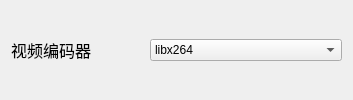
                                      <widget class="QWidget" name="widget_17" native="true">
                                       <layout class="QHBoxLayout" name="horizontalLayout_15">
                                        <item>
                                         <widget class="QLabel" name="encoderLabel">
                                          <property name="font">
                                           <font>
                                            <pointsize>12</pointsize>
                                           </font>
                                          </property>
                                          <property name="text">
                                           <string>视频编码器</string>
                                          </property>
                                         </widget>
                                        </item>
                                        <item>
                                         <spacer name="horizontalSpacer_9">
                                          <property name="orientation">
                                           <enum>Qt::Orientation::Horizontal</enum>
                                          </property>
                                          <property name="sizeHint" stdset="0">
                                           <size>
                                            <width>40</width>
                                            <height>20</height>
                                           </size>
                                          </property>
                                         </spacer>
                                        </item>
                                        <item>
                                         <widget class="QLabel" name="label_54">
                                          <property name="maximumSize">
                                           <size>
                                            <width>25</width>
                                            <height>25</height>
                                           </size>
                                          </property>
                                          <property name="toolTip">
                                           <string>&lt;html&gt;&lt;head/&gt;&lt;body&gt;&lt;p&gt;&lt;span style=&quot; font-weight:700;&quot;&gt;编码器：&lt;/span&gt;&lt;/p&gt;&lt;p&gt;- 视频压缩算法，最常用的是 libx264&lt;/p&gt;&lt;p&gt;- 未标注设备的编码器均为 CPU 编码器。&lt;/p&gt;&lt;p&gt;- &lt;span style=&quot; font-weight:700; text-decoration: underline;&quot;&gt;有损编码器：&lt;/span&gt;&lt;/p&gt;&lt;p&gt;- libx264（&lt;span style=&quot; font-weight:700;&quot;&gt;mkv, mp4, mov, avi&lt;/span&gt;）&lt;/p&gt;&lt;p&gt;- libx265（&lt;span style=&quot; font-weight:700;&quot;&gt;mkv, mp4, mov&lt;/span&gt;）&lt;/p&gt;&lt;p&gt;- vp9（&lt;span style=&quot; font-weight:700;&quot;&gt;mkv, webm&lt;/span&gt;）&lt;/p&gt;&lt;p&gt;- av1（&lt;span style=&quot; font-weight:700;&quot;&gt;mkv, mp4, webm&lt;/span&gt;）&lt;/p&gt;&lt;p&gt;- &lt;span style=&quot; font-weight:700; text-decoration: underline;&quot;&gt;无损编码器：&lt;/span&gt;&lt;/p&gt;&lt;p&gt;- prores（&lt;span style=&quot; font-weight:700;&quot;&gt;mkv, mov&lt;/span&gt;）&lt;/p&gt;&lt;p&gt;- ffv1（&lt;span style=&quot; font-weight:700;&quot;&gt;mkv, avi&lt;/span&gt;）&lt;/p&gt;&lt;/body&gt;&lt;/html&gt;</string>
                                          </property>
                                          <property name="text">
                                           <string/>
                                          </property>
                                          <property name="pixmap">
                                           <pixmap resource="resources.qrc">:/icons/icons/info.svg</pixmap>
                                          </property>
                                          <property name="scaledContents">
                                           <bool>true</bool>
                                          </property>
                                         </widget>
                                        </item>
                                        <item>
                                         <widget class="QComboBox" name="encoder">
                                          <property name="minimumSize">
                                           <size>
                                            <width>0</width>
                                            <height>0</height>
                                           </size>
                                          </property>
                                          <item>
                                           <property name="text">
                                            <string>libx264</string>
                                           </property>
                                          </item>
                                          <item>
                                           <property name="text">
                                            <string>libx265</string>
                                           </property>
                                          </item>
                                          <item>
                                           <property name="text">
                                            <string>vp9</string>
                                           </property>
                                          </item>
                                          <item>
                                           <property name="text">
                                            <string>av1</string>
                                           </property>
                                          </item>
                                          <item>
                                           <property name="text">
                                            <string>prores</string>
                                           </property>
                                          </item>
                                          <item>
                                           <property name="text">
                                            <string>ffv1</string>
                                           </property>
                                          </item>
                                          <item>
                                           <property name="text">
                                            <string>utvideo</string>
                                           </property>
                                          </item>
                                          <item>
                                           <property name="text">
                                            <string>x264_nvenc</string>
                                           </property>
                                          </item>
                                          <item>
                                           <property name="text">
                                            <string>x265_nvenc</string>
                                           </property>
                                          </item>
                                          <item>
                                           <property name="text">
                                            <string>av1_nvenc (40 series and up)</string>
                                           </property>
                                          </item>
                                         </widget>
                                        </item>
                                       </layout>
                                      </widget>
